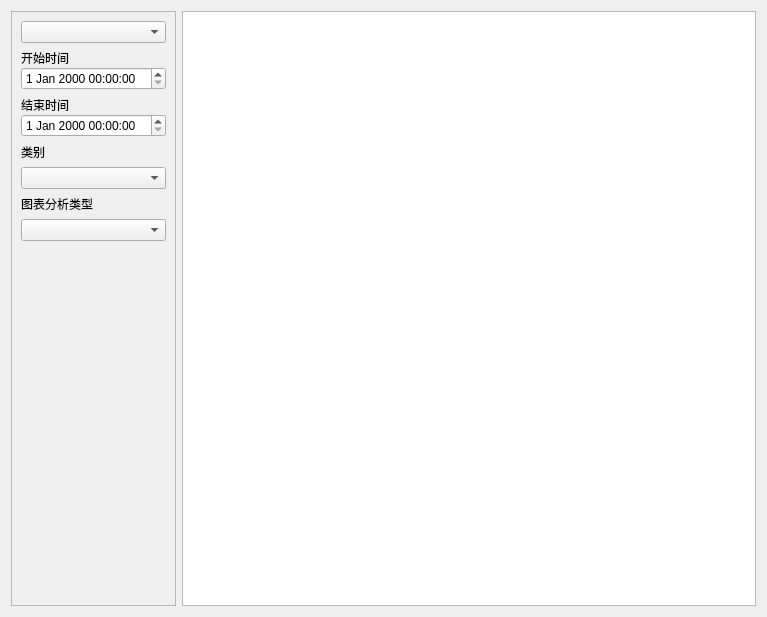
<?xml version="1.0" encoding="UTF-8"?>
<ui version="4.0">
 <class>w_rpt_report_categorysalesanalysis_Dialog</class>
 <widget class="QDialog" name="w_rpt_report_categorysalesanalysis_Dialog">
  <property name="geometry">
   <rect>
    <x>0</x>
    <y>0</y>
    <width>767</width>
    <height>617</height>
   </rect>
  </property>
  <property name="windowTitle">
   <string>Dialog</string>
  </property>
  <layout class="QHBoxLayout" name="horizontalLayout">
   <item>
    <widget class="QFrame" name="frame">
     <property name="minimumSize">
      <size>
       <width>0</width>
       <height>0</height>
      </size>
     </property>
     <property name="maximumSize">
      <size>
       <width>16777215</width>
       <height>16777215</height>
      </size>
     </property>
     <property name="frameShape">
      <enum>QFrame::StyledPanel</enum>
     </property>
     <property name="frameShadow">
      <enum>QFrame::Raised</enum>
     </property>
     <property name="outer_stylesheet" stdset="0">
      <string>frame_back_round</string>
     </property>
     <layout class="QVBoxLayout" name="verticalLayout_5" stretch="0,0,0,0,0,0,0,0,1">
      <property name="leftMargin">
       <number>9</number>
      </property>
      <property name="rightMargin">
       <number>9</number>
      </property>
      <item>
       <widget class="QComboBox" name="comboBox"/>
      </item>
      <item>
       <layout class="QVBoxLayout" name="verticalLayout_2">
        <property name="spacing">
         <number>0</number>
        </property>
        <item>
         <widget class="QLabel" name="label">
          <property name="text">
           <string>开始时间</string>
          </property>
         </widget>
        </item>
        <item>
         <widget class="lds_datetimeEdit" name="dateTimeEdit"/>
        </item>
       </layout>
      </item>
      <item>
       <layout class="QVBoxLayout" name="verticalLayout_3">
        <property name="spacing">
         <number>0</number>
        </property>
        <item>
         <widget class="QLabel" name="label_2">
          <property name="text">
           <string>结束时间</string>
          </property>
         </widget>
        </item>
        <item>
         <widget class="lds_datetimeEdit" name="dateTimeEdit_2"/>
        </item>
       </layout>
      </item>
      <item>
       <widget class="QLabel" name="label_8">
        <property name="text">
         <string>类别</string>
        </property>
       </widget>
      </item>
      <item>
       <widget class="lds_ComboBox" name="comboBox_dishtype"/>
      </item>
      <item>
       <widget class="QLabel" name="label_5">
        <property name="text">
         <string>图表分析类型</string>
        </property>
       </widget>
      </item>
      <item>
       <widget class="lds_ComboBox" name="comboBox_charttype"/>
      </item>
      <item>
       <widget class="lds_toolbar" name="widget"/>
      </item>
      <item>
       <spacer name="verticalSpacer">
        <property name="orientation">
         <enum>Qt::Vertical</enum>
        </property>
        <property name="sizeHint" stdset="0">
         <size>
          <width>20</width>
          <height>40</height>
         </size>
        </property>
       </spacer>
      </item>
     </layout>
    </widget>
   </item>
   <item>
    <widget class="QStackedWidget" name="stackedWidget">
     <widget class="QWidget" name="stackedWidgetPage1" native="true">
      <layout class="QVBoxLayout" name="verticalLayout_4">
       <property name="spacing">
        <number>0</number>
       </property>
       <property name="leftMargin">
        <number>0</number>
       </property>
       <property name="topMargin">
        <number>0</number>
       </property>
       <property name="rightMargin">
        <number>0</number>
       </property>
       <property name="bottomMargin">
        <number>0</number>
       </property>
       <item>
        <widget class="lds_tableview_sum" name="tableView"/>
       </item>
      </layout>
     </widget>
    </widget>
   </item>
  </layout>
 </widget>
 <customwidgets>
  <customwidget>
   <class>lds_datetimeEdit</class>
   <extends>QDateTimeEdit</extends>
   <header>lds_datetimeedit.h</header>
  </customwidget>
  <customwidget>
   <class>lds_ComboBox</class>
   <extends>QComboBox</extends>
   <header>lds_combobox.h</header>
  </customwidget>
  <customwidget>
   <class>lds_toolbar</class>
   <extends>QFrame</extends>
   <header>lds_toolbar.h</header>
   <container>1</container>
  </customwidget>
  <customwidget>
   <class>lds_tableview_sum</class>
   <extends>QTableView</extends>
   <header>lds_tableview_sum.h</header>
  </customwidget>
 </customwidgets>
 <tabstops>
  <tabstop>tableView</tabstop>
  <tabstop>dateTimeEdit</tabstop>
  <tabstop>dateTimeEdit_2</tabstop>
  <tabstop>stackedWidget</tabstop>
  <tabstop>comboBox_charttype</tabstop>
 </tabstops>
 <resources/>
 <connections/>
</ui>
